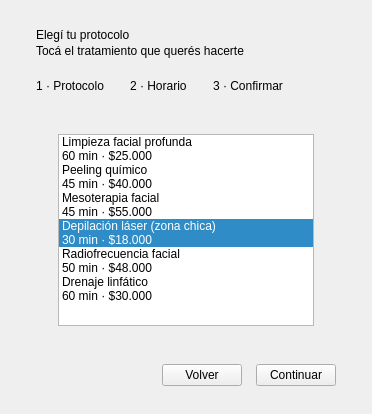
      <widget class="QWidget" name="pagProtocolo">
       <layout class="QVBoxLayout" name="layoutProtocolo">
        <property name="spacing">
         <number>18</number>
        </property>
        <property name="leftMargin">
         <number>36</number>
        </property>
        <property name="topMargin">
         <number>28</number>
        </property>
        <property name="rightMargin">
         <number>36</number>
        </property>
        <property name="bottomMargin">
         <number>28</number>
        </property>
        <item>
         <layout class="QVBoxLayout" name="layoutCabeceraProtocolo">
          <property name="spacing">
           <number>2</number>
          </property>
          <item>
           <widget class="QLabel" name="lblTituloProtocolo">
            <property name="text">
             <string>Elegí tu protocolo</string>
            </property>
            <property name="rol" stdset="0">
             <string notr="true">titulo</string>
            </property>
           </widget>
          </item>
          <item>
           <widget class="QLabel" name="lblSubProtocolo">
            <property name="text">
             <string>Tocá el tratamiento que querés hacerte</string>
            </property>
            <property name="wordWrap">
             <bool>true</bool>
            </property>
            <property name="rol" stdset="0">
             <string notr="true">subtitulo</string>
            </property>
           </widget>
          </item>
         </layout>
        </item>
        <item>
         <layout class="QHBoxLayout" name="p1Pasos">
          <property name="spacing">
           <number>26</number>
          </property>
          <item>
           <widget class="QLabel" name="p1Paso1">
            <property name="text">
             <string>1 · Protocolo</string>
            </property>
            <property name="paso" stdset="0">
             <string notr="true">activo</string>
            </property>
           </widget>
          </item>
          <item>
           <widget class="QLabel" name="p1Paso2">
            <property name="text">
             <string>2 · Horario</string>
            </property>
            <property name="paso" stdset="0">
             <string notr="true">pendiente</string>
            </property>
           </widget>
          </item>
          <item>
           <widget class="QLabel" name="p1Paso3">
            <property name="text">
             <string>3 · Confirmar</string>
            </property>
            <property name="paso" stdset="0">
             <string notr="true">pendiente</string>
            </property>
           </widget>
          </item>
          <item>
           <spacer name="p1PasosEspacio">
            <property name="orientation">
             <enum>Qt::Horizontal</enum>
            </property>
            <property name="sizeHint" stdset="0">
             <size>
              <width>40</width>
              <height>20</height>
             </size>
            </property>
           </spacer>
          </item>
         </layout>
        </item>
        <item>
         <widget class="QFrame" name="tarjetaProtocolos">
          <property name="tarjeta" stdset="0">
           <bool>true</bool>
          </property>
          <layout class="QVBoxLayout" name="layoutProtocolos">
           <property name="leftMargin">
            <number>22</number>
           </property>
           <property name="topMargin">
            <number>20</number>
           </property>
           <property name="rightMargin">
            <number>22</number>
           </property>
           <property name="bottomMargin">
            <number>20</number>
           </property>
           <item>
            <widget class="QListWidget" name="listaProtocolos">
             <property name="currentRow">
              <number>3</number>
             </property>
             <item>
              <property name="text">
               <string>Limpieza facial profunda
60 min · $25.000</string>
              </property>
             </item>
             <item>
              <property name="text">
               <string>Peeling químico
45 min · $40.000</string>
              </property>
             </item>
             <item>
              <property name="text">
               <string>Mesoterapia facial
45 min · $55.000</string>
              </property>
             </item>
             <item>
              <property name="text">
               <string>Depilación láser (zona chica)
30 min · $18.000</string>
              </property>
             </item>
             <item>
              <property name="text">
               <string>Radiofrecuencia facial
50 min · $48.000</string>
              </property>
             </item>
             <item>
              <property name="text">
               <string>Drenaje linfático
60 min · $30.000</string>
              </property>
             </item>
            </widget>
           </item>
          </layout>
         </widget>
        </item>
        <item>
         <layout class="QHBoxLayout" name="botonesProtocolo">
          <property name="spacing">
           <number>14</number>
          </property>
          <item>
           <spacer name="espacioBotonesProtocolo">
            <property name="orientation">
             <enum>Qt::Horizontal</enum>
            </property>
            <property name="sizeHint" stdset="0">
             <size>
              <width>40</width>
              <height>20</height>
             </size>
            </property>
           </spacer>
          </item>
          <item>
           <widget class="QPushButton" name="btnVolver1">
            <property name="text">
             <string>Volver</string>
            </property>
            <property name="cursor">
             <cursorShape>PointingHandCursor</cursorShape>
            </property>
           </widget>
          </item>
          <item>
           <widget class="QPushButton" name="btnContinuar1">
            <property name="text">
             <string>Continuar</string>
            </property>
            <property name="primario" stdset="0">
             <bool>true</bool>
            </property>
            <property name="cursor">
             <cursorShape>PointingHandCursor</cursorShape>
            </property>
           </widget>
          </item>
         </layout>
        </item>
       </layout>
      </widget>
